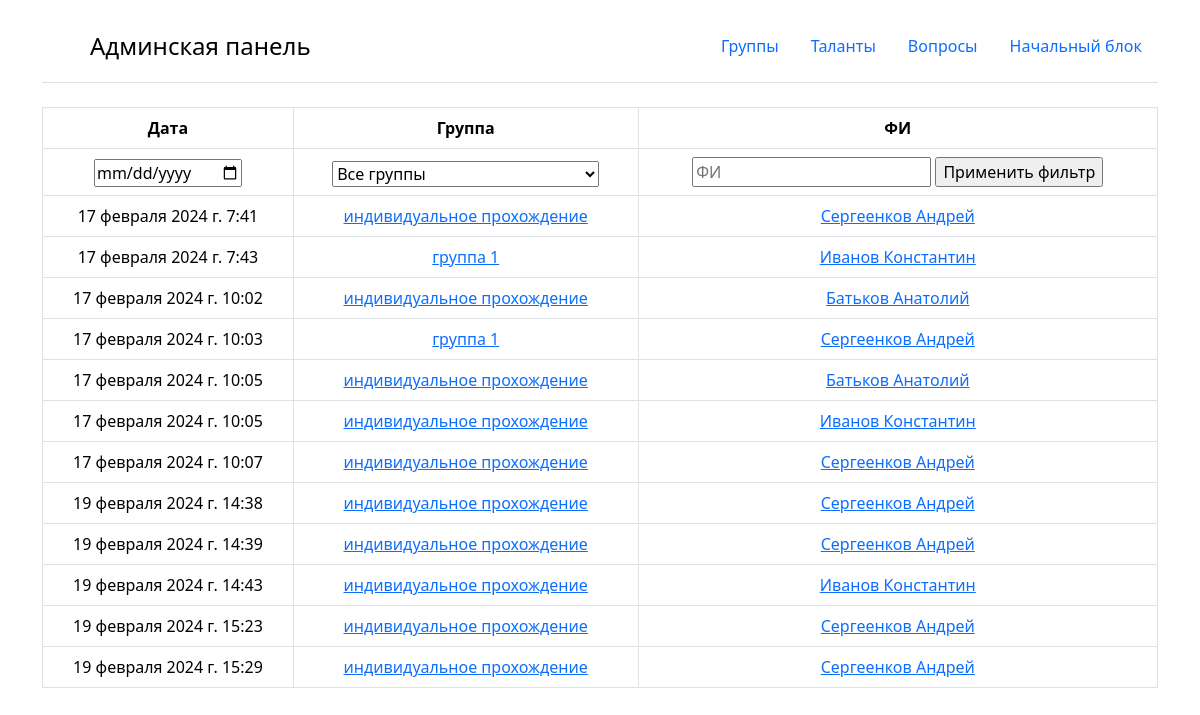
/local_admin/ (signed in), run on an earlier commit of the app's database.
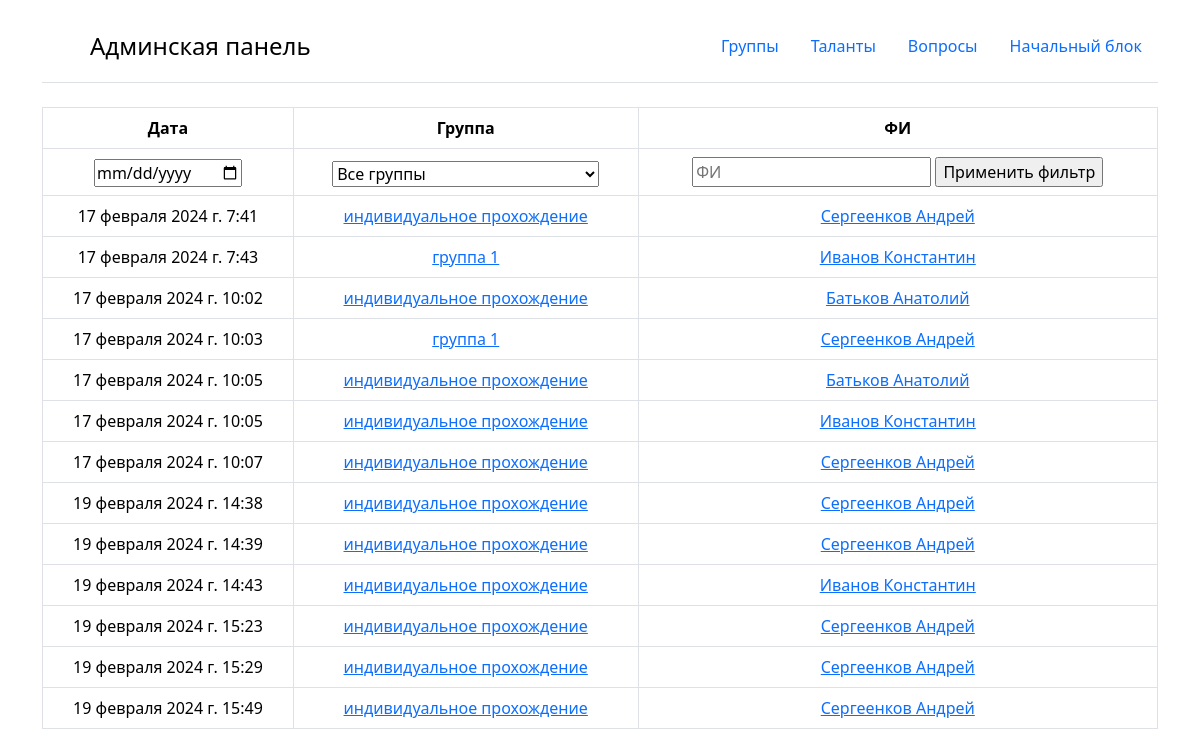
And on a later commit of the database.
### questionnaire/models.py (models this page shows, shortened)
class UserAnswer(models.Model):
    user = models.ForeignKey(User, on_delete=models.CASCADE)
    group = models.ForeignKey(Group, on_delete=models.CASCADE)
    competence = models.IntegerField(default=0)
    date = models.DateTimeField(auto_now_add=True)

class Group(models.Model):
    title = models.CharField(max_length=50)
    users = models.ManyToManyField(User, blank=True)
    show_results = models.BooleanField(default=True)
    num_competences_displayed = models.IntegerField(default=5)

class User(models.Model):
    full_name = models.CharField(max_length=100)
    chosen_group = models.ForeignKey('Group', on_delete=models.CASCADE)

### questionnaire/views.py (the view, shortened to what this page needs)
# urls.py: path('local_admin/', views.mini_admin, name='mini_admin'),
@login_required
def mini_admin(request):
    date = request.GET.get('date', '')
    group_id = request.GET.get('group', -1)
    full_name = request.GET.get('fullName', '')
    user_answers = UserAnswer.objects.all()
    groups = Group.objects.all()
    date = request.POST.get('date')
    if date:
        parsed_date = datetime.strptime(date, '%Y-%m-%d').date()
        user_answers = user_answers.filter(date__date=parsed_date)
    context = {
        'user_answers': user_answers,
        'groups': groups,
        'date': date
    }
    return render(request, 'mini_admin.html', context)

### templates/mini_admin.html (shortened to what this page needs)
{% load static %}
<!DOCTYPE html>
<html>
<head>
    <link rel="stylesheet" type="text/css" href="{% static 'css/styles.css' %}">
    <link href="https://cdn.jsdelivr.net/npm/bootstrap@5.3.2/dist/css/bootstrap.min.css" rel="stylesheet">
</head>
<body>
<div class="container">
    <header class="d-flex flex-wrap justify-content-center py-3 mb-4 border-bottom">
      <a class="d-flex align-items-center mb-3 mb-md-0 me-md-auto link-body-emphasis text-decoration-none">
        <svg class="bi me-2" width="40" height="32"><use xlink:href="#bootstrap"></use></svg>
        <span class="fs-4">Админская панель</span>
      </a>
      <ul class="nav nav-pills">
        <li class="nav-item"><a href="{% url 'group_list'%}" class="nav-link">Группы</a></li>
        <li class="nav-item"><a href="{% url 'competence_list'%}" class="nav-link">Таланты</a></li>
        <li class="nav-item"><a href="{% url 'question_list'%}" class="nav-link">Вопросы</a></li>
        <li class="nav-item"><a href="/local_admin/question_update/1/" class="nav-link">Начальный блок</a></li>
      </ul>
    </header>
  </div>
<div class="container text-center">
    <table class="table table-bordered">
        <thead>
            <tr>
                <th>Дата</th>
                <th>Группа</th>
                <th>ФИ</th>
            </tr>
            <form method="POST">
            <tr>
                <th>
                    <input id="date-input" type="date" name="date" placeholder="Дата" value="{{ date|date:'Y-m-d' }}">
                </th>
                <th>
                    <select name="group_filter">
                        <option value="-1">Все группы</option>
                    </select>
                </th>
                <th>
                    <input type="text" name="full_name" placeholder="ФИ">
                    <input type="submit" value="Применить фильтр">
            </th>
            </tr>
        </form>
        </thead>
        <tbody>
            {% for user_answer in user_answers %}
                <tr>
                    <td>{{ user_answer.date }}</td>
                    {% if user_answer.group.title != 'Индивидуальное прохождение' %}
                        <td><a href="{% url 'group_detail' user_answer.group.id %}">{{ user_answer.group.title }}</a></td>
                    {% else %}
                        <td>{{ user_answer.group.title }}</td>
                    {% endif %}
                    <td><a href="{% url 'user_detail' user_answer.user.id %}">{{ user_answer.user.full_name }}</a></td>
                </tr>
            {% endfor %}
        </tbody>
    </table>
</div>
</body>
</html>

What changed in the data, as far as the page shows it:
added UserAnswer: date "19 февраля 2024 г. 15:49", group "индивидуальное прохождение", user.full_name "Сергеенков Андрей"
